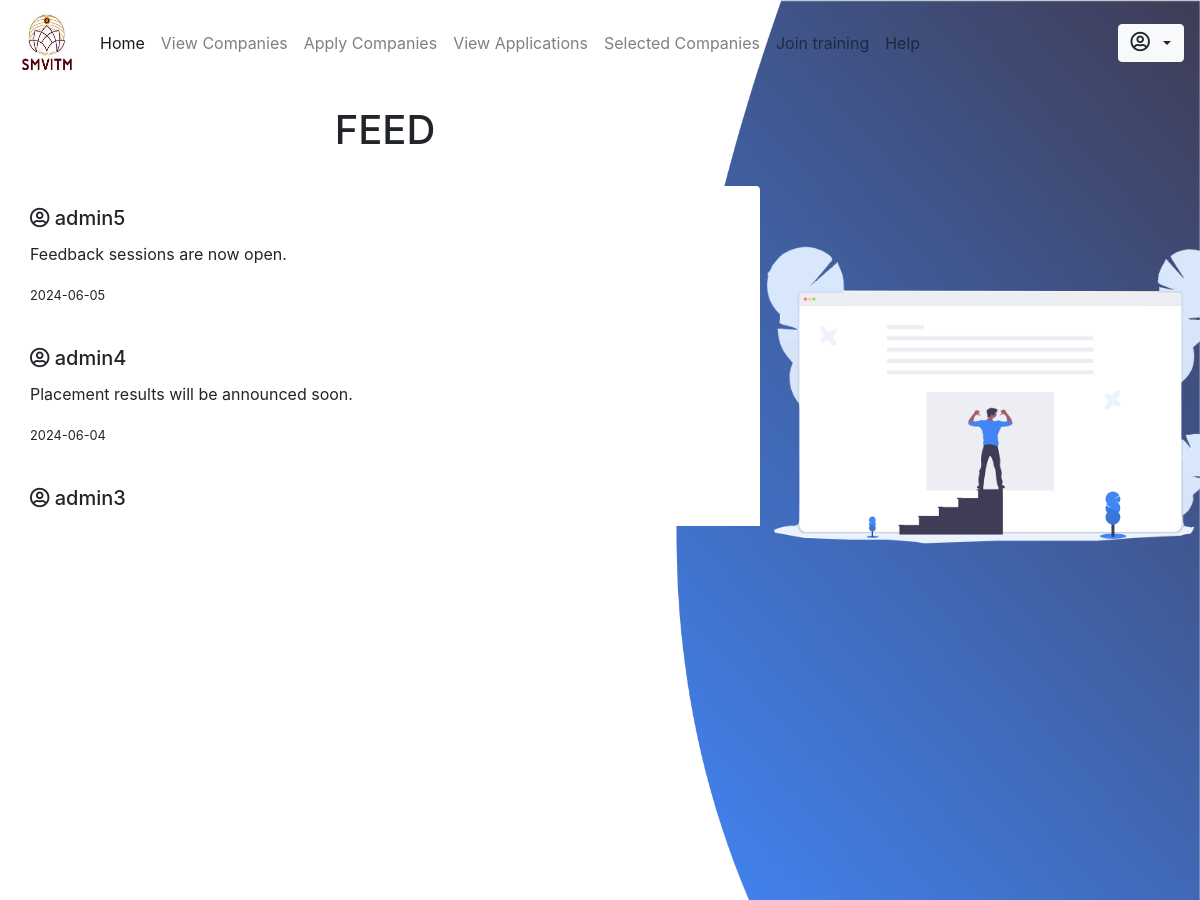
The page /student/index.php (upper part) on the database as committed earlier.
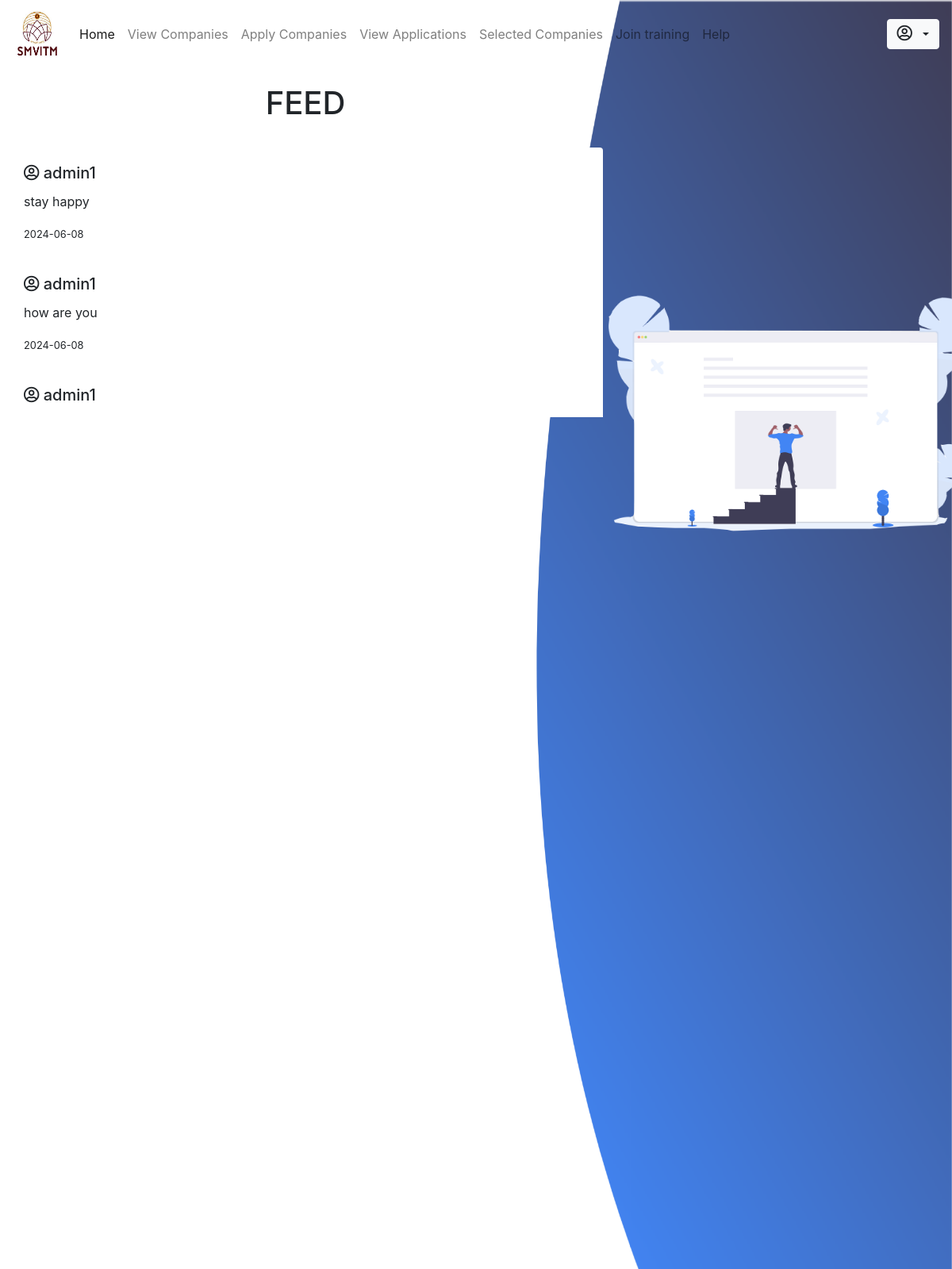
The same page on the database as committed later.
### tables this page shows
CREATE TABLE `feed` (
  `user` varchar(100) DEFAULT NULL,
  `message` text DEFAULT NULL,
  `date` date DEFAULT NULL,
  `time` time NOT NULL
);

### student/index.php (the view, shortened to what this page needs)
<!DOCTYPE html>
<html lang="en">
<head>
    <link rel="stylesheet" type="text/css" href="css/index.css">
    <?php include_once 'includes/head.php' ?>
</head>
<body>
    <div>
    	<img id="img2" src="../images/feedicon.png" width="550px" style="position: absolute; position: fixed; z-index: 1; margin-left: 60%; margin-top: 18vh;">
    </div>
    <img src="../images/feed.png" id="img1" style="position: fixed;">
    	<?php include_once 'includes/nav.php' ?>
    <div class="content" style="margin-top: 20px; margin-left: 10px;">
    	<h1 class="form-row justify-content-center">FEED</h1> <br>
    	<div class="pre-scrollable" style="width: 750px; height: 400px; scroll-behavior: auto;">
         <div style="max-height: 90vh;">
             <div class="card" style="border: none;">
          <div class="card-body">
            <?php
                $sql = "select * from feed order by date desc, time desc;";
                $res = mysqli_query($conn, $sql);
                $rescheck = mysqli_num_rows($res);
                if ($rescheck > 0) {
                    while ($row = mysqli_fetch_assoc($res)) {
                        ?>
                        <h5 class="card-title"><i class="far fa-user-circle"></i>&nbsp;<?php echo $row['user']; ?></h5>
                        <p class="card-text"><?php echo $row['message']; ?></p>
                        <p><small><?php echo $row['date']; ?></small></p> <br>
                        <?php
                    }
                }
            ?>
          </div>
        </div>
        </div>
        </div>
    </div>
</body>
</html>

Rows that differ between the two databases and show on the page:
removed feed: user "admin5", message "Feedback sessions are now open.", date "2024-06-05"
removed feed: user "admin4", message "Placement results will be announced soon.", date "2024-06-04"
removed feed: user "admin3"
added feed: user "admin1", message "stay happy", date "2024-06-08"
added feed: user "admin1", message "how are you", date "2024-06-08"
added feed: user "admin1"
